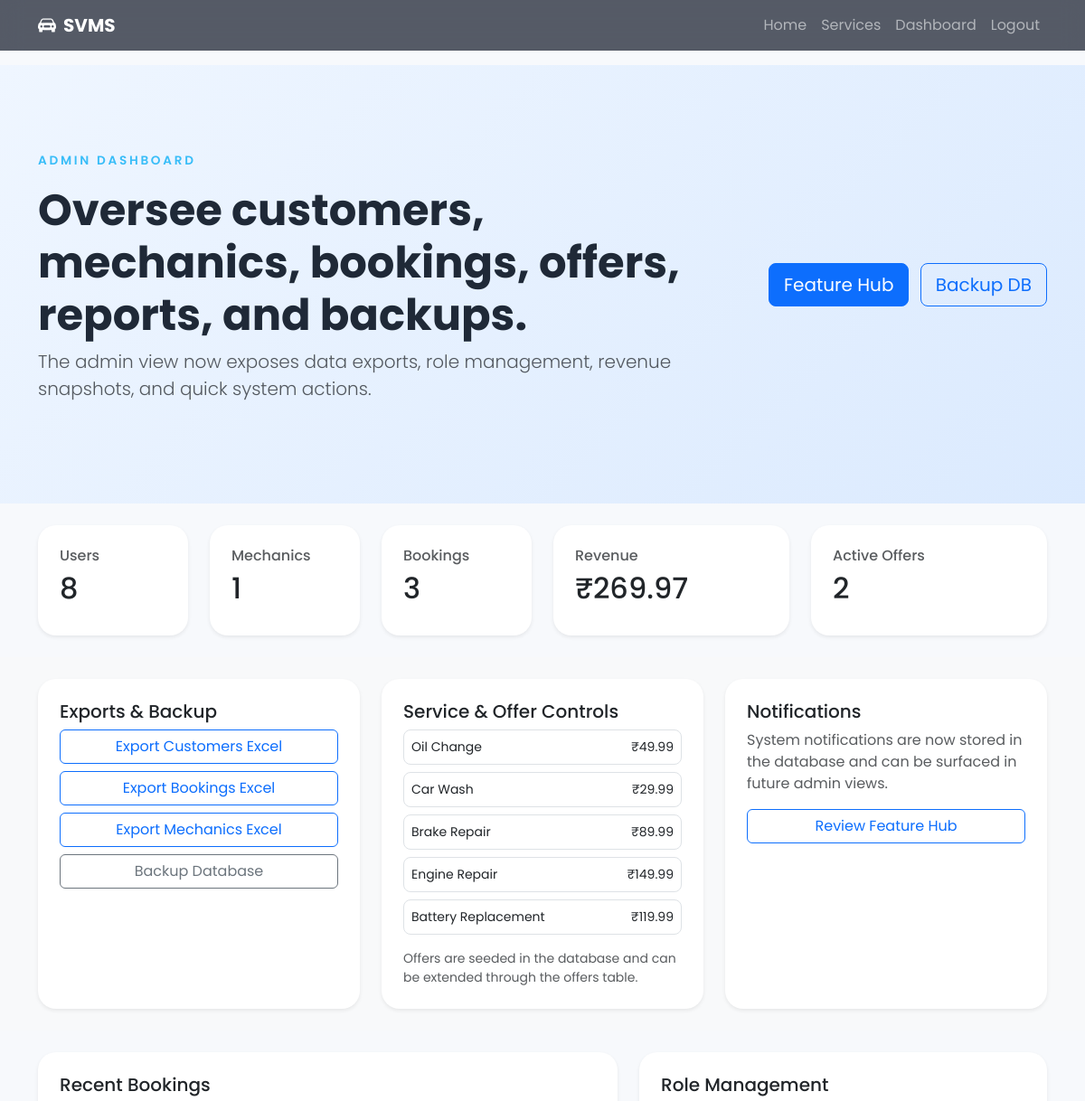
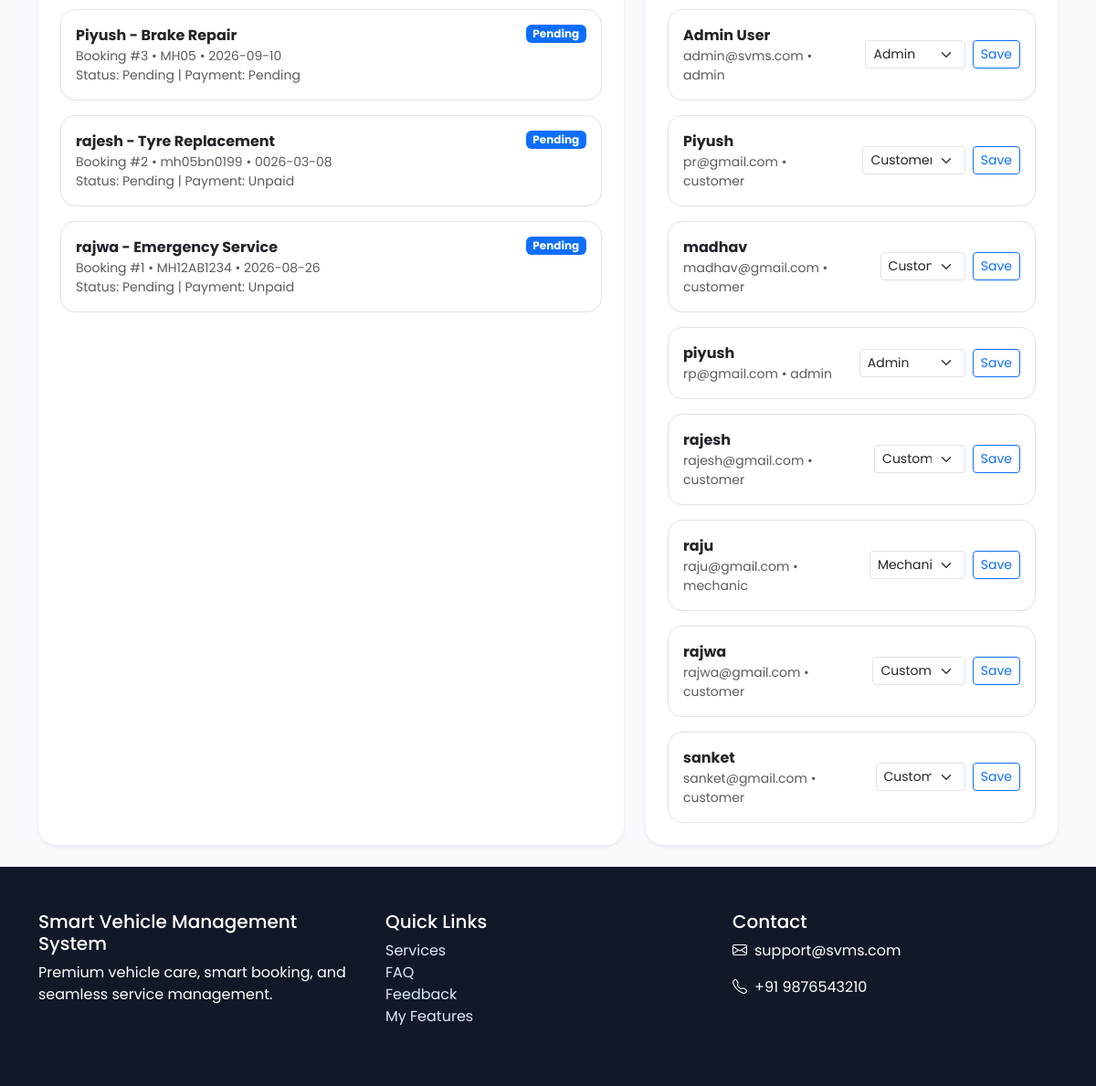
The page /admin-dashboard (signed in) on the database as committed earlier (2 pictures, top to bottom).
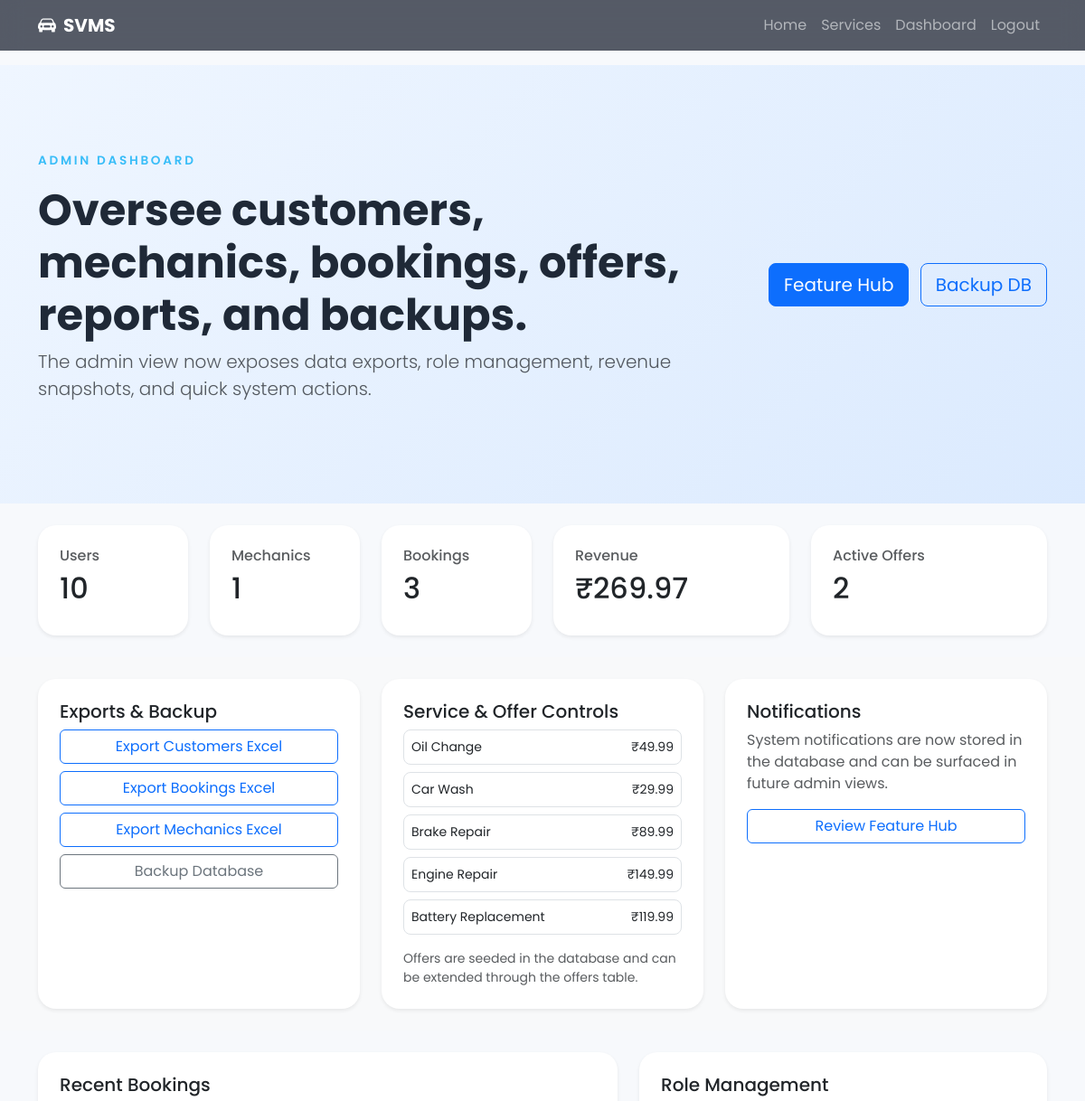
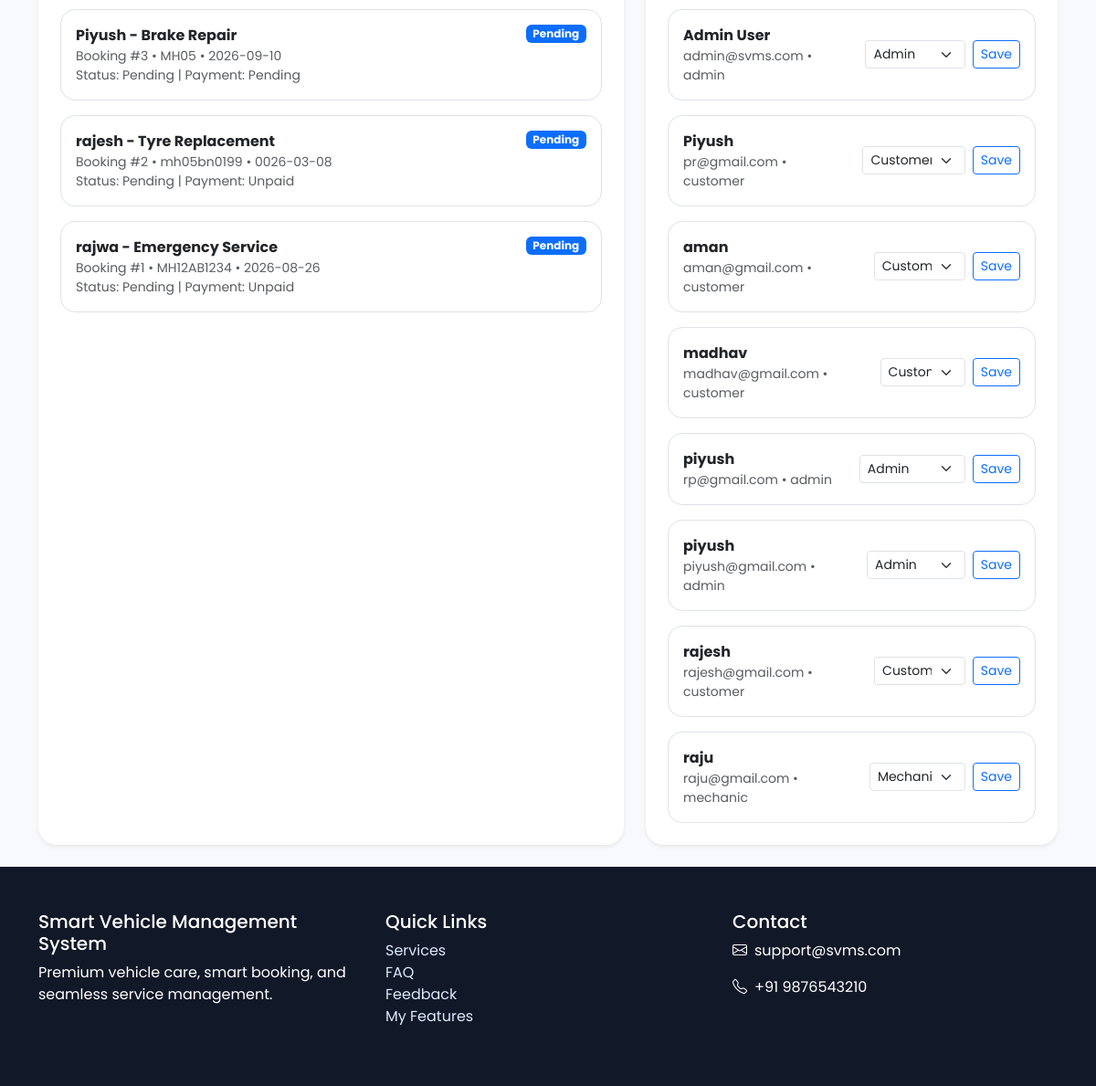
The same page on the database as committed later (2 pictures, top to bottom).
### tables this page shows
CREATE TABLE services (
                id INTEGER PRIMARY KEY AUTOINCREMENT,
                name TEXT UNIQUE NOT NULL,
                description TEXT,
                price REAL DEFAULT 0.0
            );

CREATE TABLE bookings (
                id INTEGER PRIMARY KEY AUTOINCREMENT,
                customer_id INTEGER NOT NULL,
                service_id INTEGER NOT NULL,
                vehicle_type TEXT,
                vehicle_number TEXT,
                booking_date TEXT,
                status TEXT DEFAULT 'Pending',
                notes TEXT,
                created_at TIMESTAMP DEFAULT CURRENT_TIMESTAMP
            , payment_status TEXT DEFAULT 'Unpaid', payment_method TEXT, payment_reference TEXT, rescheduled_date TEXT, cancellation_reason TEXT, estimated_time TEXT, spare_parts_used TEXT, before_image TEXT, after_image TEXT, mechanic_notes TEXT, invoice_number TEXT);

CREATE TABLE users (
                id INTEGER PRIMARY KEY AUTOINCREMENT,
                full_name TEXT NOT NULL,
                email TEXT UNIQUE NOT NULL,
                password TEXT NOT NULL,
                role TEXT DEFAULT 'customer',
                phone TEXT,
                address TEXT,
                created_at TIMESTAMP DEFAULT CURRENT_TIMESTAMP
            );

### app.py (the view)
@app.route('/admin-dashboard')
def admin_dashboard():
    if session.get('user_role') != 'admin':
        flash('Only admins can view this page.', 'warning')
        return redirect(url_for('home'))
    conn = get_db()
    data = {'users': 0, 'bookings': 0, 'revenue': 0, 'mechanics': 0, 'offers': 0, 'recent_users': [], 'recent_bookings': [], 'services': [], 'users_list': []}
    try:
        users_count = conn.execute('SELECT COUNT(*) AS count FROM users').fetchone()
        mechanics_count = conn.execute("SELECT COUNT(*) AS count FROM users WHERE role = 'mechanic'").fetchone()
        bookings_count = conn.execute('SELECT COUNT(*) AS count FROM bookings').fetchone()
        revenue_row = conn.execute('SELECT COALESCE(SUM(s.price), 0) AS total FROM bookings b JOIN services s ON b.service_id = s.id WHERE b.status != "Cancelled"').fetchone()
        data['users'] = users_count['count']
        data['mechanics'] = mechanics_count['count']
        data['bookings'] = bookings_count['count']
        data['revenue'] = revenue_row['total']
        data['offers'] = conn.execute('SELECT COUNT(*) AS count FROM offers WHERE is_active = 1').fetchone()['count']
        data['recent_users'] = rows_to_dicts(conn.execute('SELECT id, full_name, email, role, created_at FROM users ORDER BY created_at DESC LIMIT 6').fetchall())
        data['recent_bookings'] = rows_to_dicts(conn.execute('''
            SELECT b.*, s.name AS service_name, u.full_name AS customer_name
            FROM bookings b
            JOIN services s ON b.service_id = s.id
            JOIN users u ON b.customer_id = u.id
            ORDER BY b.created_at DESC
            LIMIT 8
        ''').fetchall())
        data['services'] = get_services()
        data['users_list'] = rows_to_dicts(conn.execute('SELECT id, full_name, email, role FROM users ORDER BY full_name').fetchall())
    finally:
        conn.close()
    return render_template('admin_dashboard.html', data=data)

### app.py (called while the page is built)
def get_db():
    conn = sqlite3.connect(DB_PATH)
    conn.row_factory = sqlite3.Row
    return conn

def rows_to_dicts(rows):
    return [dict(row) for row in rows]

def get_services():
    conn = get_db()
    try:
        rows = conn.execute('SELECT id, name, description, price FROM services ORDER BY id').fetchall()
        return [dict(row) for row in rows]
    finally:
        conn.close()

### templates/admin_dashboard.html (shortened to what the changed rows need)
{% extends 'base.html' %}
{% block content %}
<section class="page-hero py-5">
  <div class="container py-5">
    <div class="row align-items-center gy-3">
      <div class="col-lg-8">
        <h1 class="display-5 fw-bold">Oversee customers, mechanics, bookings, offers, reports, and backups.</h1>
      </div>
    </div>
  </div>
</section>
<section class="py-4">
  <div class="container">
    <div class="row g-4">
      <div class="col-md-2"><div class="card p-4 shadow-sm h-100"><h6 class="text-muted">Users</h6><h2>{{ data.users }}</h2></div></div>
      <div class="col-md-2"><div class="card p-4 shadow-sm h-100"><h6 class="text-muted">Mechanics</h6><h2>{{ data.mechanics }}</h2></div></div>
      <div class="col-md-2"><div class="card p-4 shadow-sm h-100"><h6 class="text-muted">Bookings</h6><h2>{{ data.bookings }}</h2></div></div>
      <div class="col-md-3"><div class="card p-4 shadow-sm h-100"><h6 class="text-muted">Revenue</h6><h2>₹{{ '%.2f'|format(data.revenue) }}</h2></div></div>
      <div class="col-md-3"><div class="card p-4 shadow-sm h-100"><h6 class="text-muted">Active Offers</h6><h2>{{ data.offers }}</h2></div></div>
    </div>
  </div>
</section>
<section class="py-4 bg-light">
  <div class="container">
    <div class="row g-4">
      <div class="col-lg-4">
        <div class="card shadow-sm p-4 h-100">
          <div class="vstack gap-2">
            {% for service in data.services[:5] %}
              <div class="border rounded-3 p-2 small d-flex justify-content-between">
                <span>{{ service.name }}</span>
                <span>₹{{ '%.2f'|format(service.price) }}</span>
              </div>
            {% endfor %}
          </div>
        </div>
      </div>
    </div>
  </div>
</section>
<section class="py-4">
  <div class="container">
    <div class="row g-4">
      <div class="col-lg-7">
        <div class="card shadow-sm p-4 h-100">
          <div class="vstack gap-3">
            {% for booking in data.recent_bookings %}
              <div class="border rounded-4 p-3">
                <div class="d-flex justify-content-between align-items-start gap-3">
                  <div>
                    <div class="fw-bold">{{ booking.customer_name }} - {{ booking.service_name }}</div>
                    <div class="text-muted small">Booking #{{ booking.id }} • {{ booking.vehicle_number or 'No vehicle' }} • {{ booking.booking_date or 'No date' }}</div>
                    <div class="text-muted small">Status: {{ booking.status }} | Payment: {{ booking.payment_status or 'Unpaid' }}</div>
                  </div>
                  <span class="badge bg-primary">{{ booking.status }}</span>
                </div>
              </div>
            {% else %}
              <div class="alert alert-info mb-0">No bookings yet.</div>
            {% endfor %}
          </div>
        </div>
      </div>
      <div class="col-lg-5">
        <div class="card shadow-sm p-4 h-100">
          <div class="vstack gap-3">
            {% for user in data.users_list[:8] %}
              <div class="border rounded-4 p-3">
                <div class="d-flex justify-content-between align-items-center gap-3">
                  <div>
                    <div class="fw-bold">{{ user.full_name }}</div>
                    <div class="text-muted small">{{ user.email }} • {{ user.role }}</div>
                  </div>
                  <form method="post" action="{{ url_for('change_role', user_id=user.id) }}" class="d-flex gap-2 align-items-center">
                    <select class="form-select form-select-sm" name="role">
                      <option value="customer" {% if user.role == 'customer' %}selected{% endif %}>Customer</option>
                      <option value="mechanic" {% if user.role == 'mechanic' %}selected{% endif %}>Mechanic</option>
                      <option value="admin" {% if user.role == 'admin' %}selected{% endif %}>Admin</option>
                    </select>
                    <button class="btn btn-sm btn-outline-primary">Save</button>
                  </form>
                </div>
              </div>
            {% endfor %}
          </div>
        </div>
      </div>
    </div>
  </div>
</section>
{% endblock %}

Rows that differ between the two databases and show on the page:
no longer on this page (row unchanged): users: full_name "rajwa", email "rajwa@gmail.com", role "customer", role "Customer"
no longer on this page (row unchanged): users: full_name "sanket", email "sanket@gmail.com", role "customer", role "Customer"
added users: full_name "aman", email "aman@gmail.com", role "customer", role "Customer"
added users: full_name "piyush", email "piyush@gmail.com", role "admin", role "Admin"
Other text that changed with them:
{{ data.users }}: "8" → "10"
